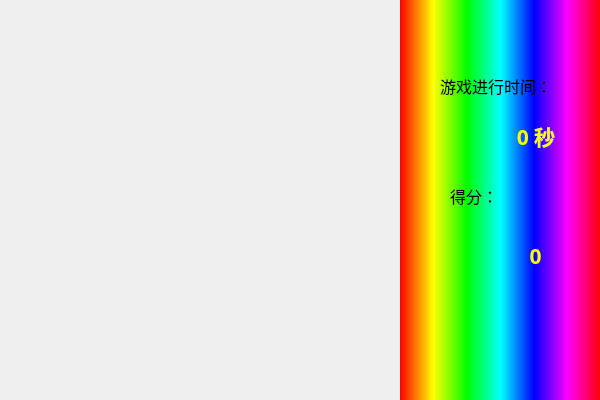
<?xml version="1.0" encoding="UTF-8"?>
<ui version="4.0">
 <class>MainWindow</class>
 <widget class="QMainWindow" name="MainWindow">
  <property name="geometry">
   <rect>
    <x>0</x>
    <y>0</y>
    <width>600</width>
    <height>400</height>
   </rect>
  </property>
  <property name="windowTitle">
   <string>贪吃蛇（单机版）</string>
  </property>
  <property name="windowIcon">
   <iconset resource="res.qrc">
    <normaloff>:/图标.ico</normaloff>:/图标.ico</iconset>
  </property>
  <widget class="QWidget" name="centralWidget">
   <widget class="QLabel" name="label_2">
    <property name="geometry">
     <rect>
      <x>450</x>
      <y>180</y>
      <width>91</width>
      <height>31</height>
     </rect>
    </property>
    <property name="font">
     <font>
      <family>Adobe Devanagari</family>
      <pointsize>12</pointsize>
     </font>
    </property>
    <property name="text">
     <string>得分：</string>
    </property>
   </widget>
   <widget class="QLabel" name="label">
    <property name="geometry">
     <rect>
      <x>500</x>
      <y>120</y>
      <width>72</width>
      <height>31</height>
     </rect>
    </property>
    <property name="palette">
     <palette>
      <active>
       <colorrole role="WindowText">
        <brush brushstyle="SolidPattern">
         <color alpha="255">
          <red>255</red>
          <green>255</green>
          <blue>0</blue>
         </color>
        </brush>
       </colorrole>
       <colorrole role="ButtonText">
        <brush brushstyle="SolidPattern">
         <color alpha="255">
          <red>255</red>
          <green>255</green>
          <blue>0</blue>
         </color>
        </brush>
       </colorrole>
      </active>
      <inactive>
       <colorrole role="WindowText">
        <brush brushstyle="SolidPattern">
         <color alpha="255">
          <red>255</red>
          <green>255</green>
          <blue>0</blue>
         </color>
        </brush>
       </colorrole>
       <colorrole role="ButtonText">
        <brush brushstyle="SolidPattern">
         <color alpha="255">
          <red>255</red>
          <green>255</green>
          <blue>0</blue>
         </color>
        </brush>
       </colorrole>
      </inactive>
      <disabled>
       <colorrole role="WindowText">
        <brush brushstyle="SolidPattern">
         <color alpha="255">
          <red>120</red>
          <green>120</green>
          <blue>120</blue>
         </color>
        </brush>
       </colorrole>
       <colorrole role="ButtonText">
        <brush brushstyle="SolidPattern">
         <color alpha="255">
          <red>120</red>
          <green>120</green>
          <blue>120</blue>
         </color>
        </brush>
       </colorrole>
      </disabled>
     </palette>
    </property>
    <property name="font">
     <font>
      <family>Adobe Devanagari</family>
      <pointsize>16</pointsize>
      <weight>75</weight>
      <bold>true</bold>
      <underline>false</underline>
     </font>
    </property>
    <property name="text">
     <string>0 秒</string>
    </property>
    <property name="alignment">
     <set>Qt::AlignCenter</set>
    </property>
   </widget>
   <widget class="QWidget" name="widget" native="true">
    <property name="geometry">
     <rect>
      <x>0</x>
      <y>0</y>
      <width>400</width>
      <height>400</height>
     </rect>
    </property>
   </widget>
   <widget class="QLabel" name="label_3">
    <property name="geometry">
     <rect>
      <x>440</x>
      <y>70</y>
      <width>141</width>
      <height>31</height>
     </rect>
    </property>
    <property name="font">
     <font>
      <family>Adobe Devanagari</family>
      <pointsize>12</pointsize>
     </font>
    </property>
    <property name="text">
     <string>游戏进行时间：</string>
    </property>
   </widget>
   <widget class="QLabel" name="label_4">
    <property name="geometry">
     <rect>
      <x>500</x>
      <y>240</y>
      <width>71</width>
      <height>31</height>
     </rect>
    </property>
    <property name="palette">
     <palette>
      <active>
       <colorrole role="WindowText">
        <brush brushstyle="SolidPattern">
         <color alpha="255">
          <red>255</red>
          <green>255</green>
          <blue>0</blue>
         </color>
        </brush>
       </colorrole>
      </active>
      <inactive>
       <colorrole role="WindowText">
        <brush brushstyle="SolidPattern">
         <color alpha="255">
          <red>255</red>
          <green>255</green>
          <blue>0</blue>
         </color>
        </brush>
       </colorrole>
      </inactive>
      <disabled>
       <colorrole role="WindowText">
        <brush brushstyle="SolidPattern">
         <color alpha="255">
          <red>120</red>
          <green>120</green>
          <blue>120</blue>
         </color>
        </brush>
       </colorrole>
      </disabled>
     </palette>
    </property>
    <property name="font">
     <font>
      <family>Adobe Devanagari</family>
      <pointsize>16</pointsize>
      <weight>75</weight>
      <bold>true</bold>
     </font>
    </property>
    <property name="text">
     <string>0</string>
    </property>
    <property name="alignment">
     <set>Qt::AlignCenter</set>
    </property>
   </widget>
   <widget class="QLabel" name="label_5">
    <property name="geometry">
     <rect>
      <x>400</x>
      <y>0</y>
      <width>201</width>
      <height>500</height>
     </rect>
    </property>
    <property name="styleSheet">
     <string notr="true">background-color: qlineargradient(spread:pad, x1:0, y1:0, x2:1, y2:0, stop:0 rgba(255, 0, 0, 255), stop:0.166 rgba(255, 255, 0, 255), stop:0.333 rgba(0, 255, 0, 255), stop:0.5 rgba(0, 255, 255, 255), stop:0.666 rgba(0, 0, 255, 255), stop:0.833 rgba(255, 0, 255, 255), stop:1 rgba(255, 0, 0, 255));</string>
    </property>
    <property name="text">
     <string/>
    </property>
   </widget>
   <zorder>label_5</zorder>
   <zorder>label_2</zorder>
   <zorder>label</zorder>
   <zorder>widget</zorder>
   <zorder>label_3</zorder>
   <zorder>label_4</zorder>
  </widget>
 </widget>
 <layoutdefault spacing="6" margin="11"/>
 <resources>
  <include location="res.qrc"/>
 </resources>
 <connections/>
</ui>
